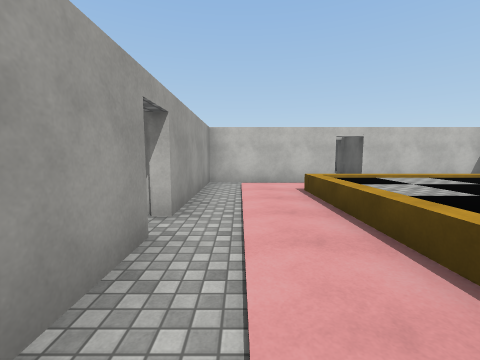
View 1 (above)

12 first-person views from a walk through a 3-D level made in the Unity game engine. The camera is 1.5 m above the floor, tilts 6° down and sees 90° across. The floor is counted in squares, 2 m on a side. Each view is taken from the middle of a square. On the plan, view 1 faces up. The plan holds only what a view shows up to about 9 squares ahead; the rest is blank. The place goes on beyond the plan. The player character is not drawn. Door leaves are left out, so doorways stand open. Surface patterns are stand-ins for the level's own textures.

View 2
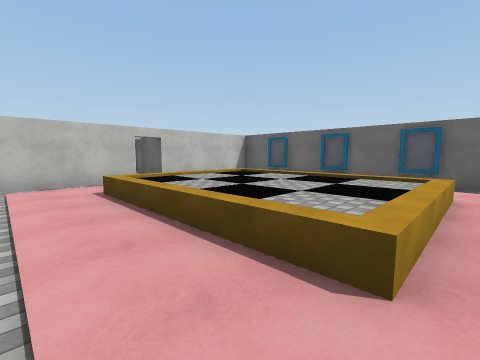

View 3
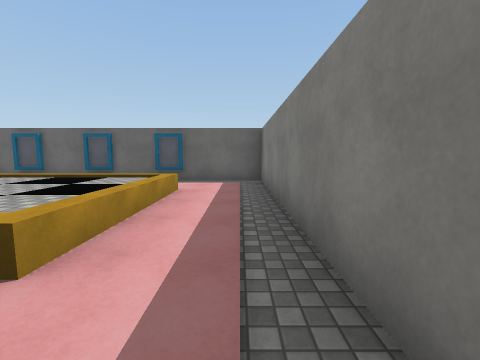

View 4
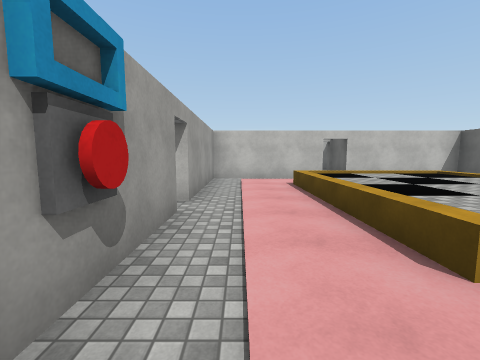

View 5
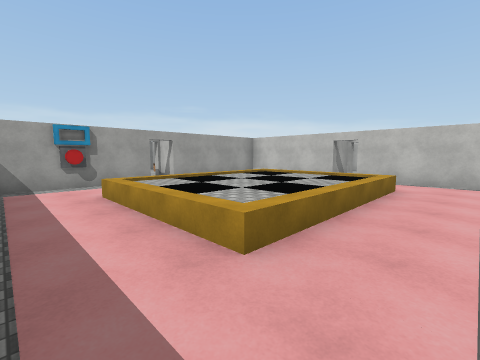

View 6
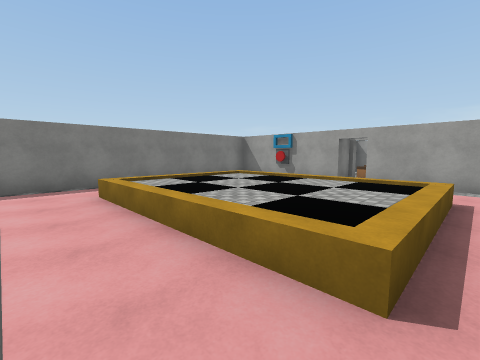

View 7
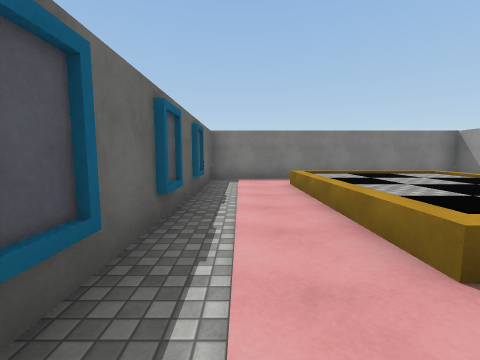

View 8
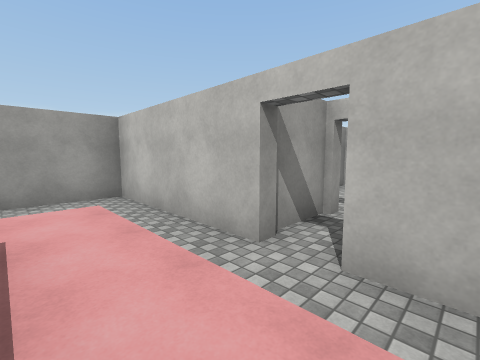

View 9
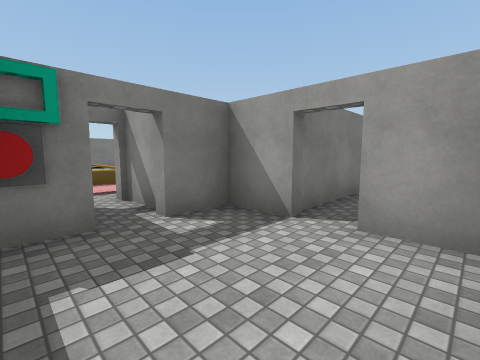

View 10
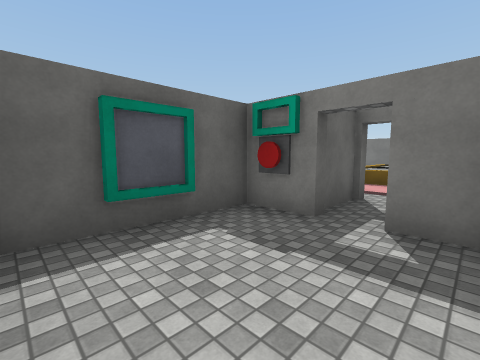

View 11
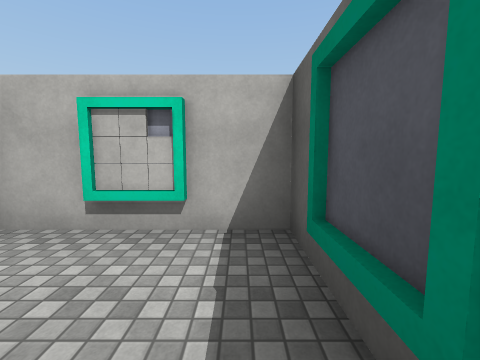

View 12
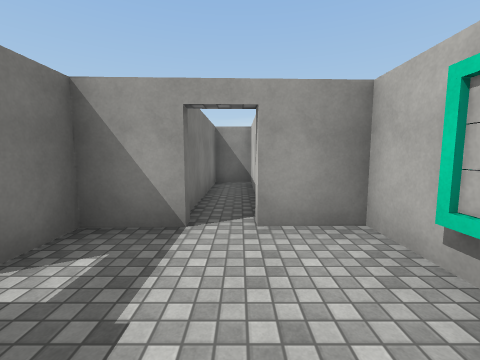

### Floor plan
Key: @ floor where view 1 was taken; # wall or solid block; . main floor; : floor 0.75 m higher than the main floor; D open door; O other object.
Columns run from 2 left of view 1 to 7 right of it. Each row starts with its distance up from view 1.
 12    #####
 11    #...#
 10    DD..#
  9    #...#
  8    ##DO#
  7  ####.O###
  6  #.......#
  5  #.......#
  4 ##..:  ..#
  3 #D..:  ..#
  2 #O..:  ..#
  1 ##..:  ..#
  0  #@......#
 -1  #.......#
 -2  #########

Positions as (right, up) in squares from view 1, and headings:
1: (0, 0), facing up
2: (0, 0), facing up-right
3: (0, -1), facing right
4: (0, -1), facing up
5: (6, -1), facing up-left
6: (6, 5), facing down-left
7: (6, 6), facing down
8: (4, 5), facing up-left
9: (4, 11), facing down-left
10: (2, 11), facing down-right
11: (4, 9), facing up
12: (4, 10), facing left
